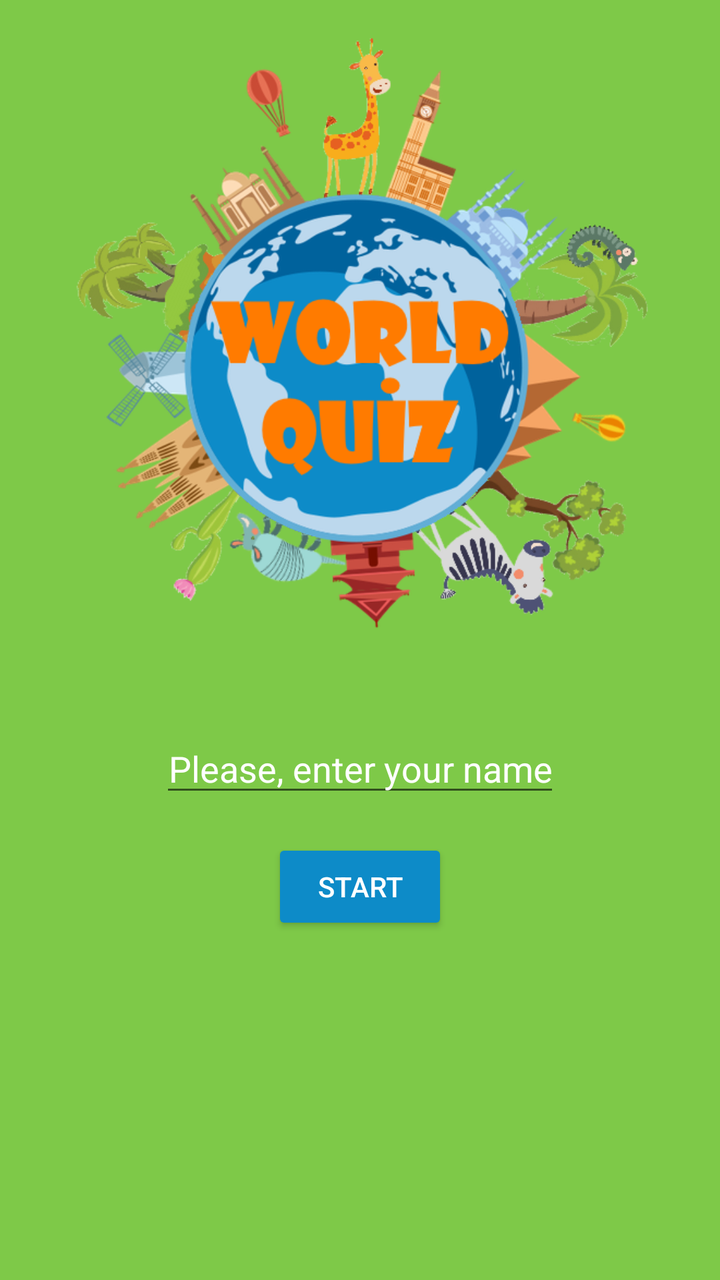
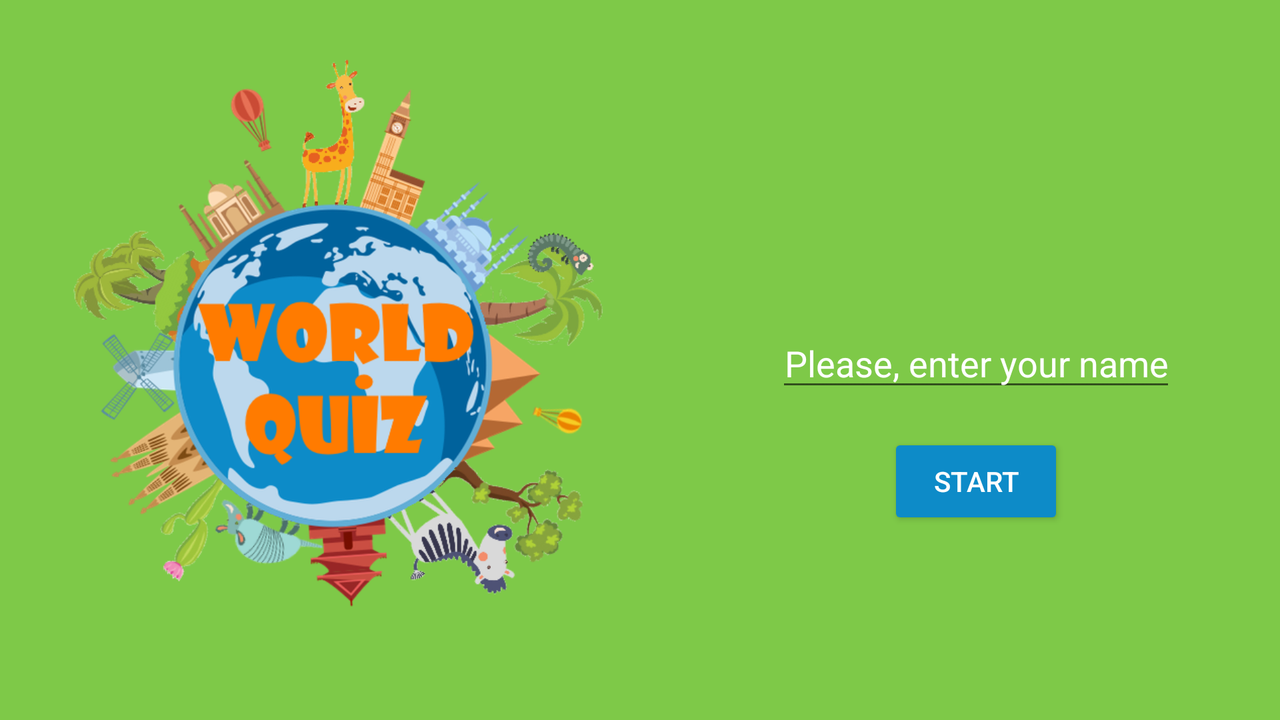

The same Android screen from two of the app's own layout files: first res/layout/ as a phone draws it, then the repository's variant for another configuration, drawn on a device whose configuration selects that folder. Both files follow.
<!-- AndroidManifest.xml: application theme AppTheme -->
<!-- res/layout/activity_main.xml -->
<?xml version="1.0" encoding="utf-8"?>
<RelativeLayout xmlns:android="http://schemas.android.com/apk/res/android"
    xmlns:tools="http://schemas.android.com/tools"
    android:layout_width="match_parent"
    android:layout_height="match_parent"
    android:background="@color/colorBackground"
    tools:context="com.example.android.funquiz.MainActivity">

    <ImageView
        android:id="@+id/photo"
        android:layout_width="match_parent"
        android:layout_height="@dimen/image_size_portrait"
        android:layout_alignParentTop="true"
        android:layout_margin="@dimen/large_margin"
        android:contentDescription="@string/app_name"
        android:scaleType="fitCenter"
        android:src="@drawable/worldquizlogo" />

    <EditText
        android:id="@+id/nameField"
        android:layout_width="wrap_content"
        android:layout_height="wrap_content"
        android:layout_below="@id/photo"
        android:layout_centerInParent="true"
        android:hint="@string/name_filed_hint"
        android:inputType="textCapWords"
        android:textAlignment="center"
        android:textColor="@color/colorText"
        android:textColorHint="@color/colorText"
        android:textSize="@dimen/main_text_size" />

    <Button
        android:id="@+id/beginButton"
        style="@style/Buttons"
        android:layout_below="@id/nameField"
        android:layout_centerHorizontal="true"
        android:onClick="start"
        android:text="@string/begin_Button" />

</RelativeLayout>
<!-- resources referenced by this layout -->
<resources>
  <color name="colorBackground">#7EC948</color>
  <color name="colorText">#FFFFFF</color>
  <dimen name="image_size_portrait">330dp</dimen>
  <dimen name="large_margin">16dp</dimen>
  <dimen name="main_text_size">18sp</dimen>
  <!-- drawable worldquizlogo: png bitmap (drawable, 215178 bytes) -->
  <string name="app_name" translatable="false">World Quiz</string>
  <string name="begin_Button" translatable="false">Start</string>
  <string name="name_filed_hint">Please, enter your name</string>
  <!-- from res/values-v21/ -->
  <style name="Buttons">
          <item name="android:layout_width">wrap_content</item>
          <item name="android:layout_height">wrap_content</item>
          <item name="android:layout_marginTop">@dimen/large_margin</item>
          <item name="android:layout_marginBottom">@dimen/large_margin</item>
          <item name="android:layout_marginLeft">@dimen/small_margin</item>
          <item name="android:layout_marginRight">@dimen/small_margin</item>
          <item name="android:backgroundTint">@color/colorButton</item>
          <item name="android:textSize">@dimen/button_text_size</item>
          <item name="android:textColor">@color/colorText</item>
      </style>
  <!-- from res/values-v21/ -->
  <style name="AppTheme" parent="Theme.AppCompat.Light.DarkActionBar">
          
          <item name="colorPrimary">@color/colorPrimary</item>
          <item name="colorPrimaryDark">@color/colorPrimaryDark</item>
          <item name="colorAccent">@color/colorAccent</item>
          <item name="android:navigationBarColor">@android:color/black</item>
      </style>
  <dimen name="small_margin">5dp</dimen>
  <color name="colorButton">#0D8BC8</color>
  <dimen name="button_text_size">14sp</dimen>
  <color name="colorPrimary">#69A53B</color>
  <color name="colorPrimaryDark">#456B26</color>
  <color name="colorAccent">#FFFFFF</color>
</resources>
<!-- res/layout-land/activity_main.xml (the repository's variant of the layout above) -->
<!-- drawn on the phone turned sideways -->
<?xml version="1.0" encoding="utf-8"?>
<LinearLayout xmlns:android="http://schemas.android.com/apk/res/android"
    xmlns:tools="http://schemas.android.com/tools"
    android:layout_width="match_parent"
    android:layout_height="match_parent"
    android:background="@color/colorBackground"
    android:orientation="horizontal"
    tools:context="com.example.android.funquiz.MainActivity">

    <ImageView
        android:id="@+id/photo"
        android:layout_width="0dp"
        android:layout_height="match_parent"
        android:layout_margin="16dp"
        android:layout_weight="1"
        android:src="@drawable/worldquizlogo" />

    <RelativeLayout
        android:layout_width="0dp"
        android:layout_height="match_parent"
        android:layout_weight="1">

        <EditText
            android:id="@+id/nameField"
            android:layout_width="wrap_content"
            android:layout_height="wrap_content"
            android:layout_centerInParent="true"
            android:hint="@string/name_filed_hint"
            android:inputType="textCapWords"
            android:textAlignment="center"
            android:textColor="@color/colorText"
            android:textColorHint="@color/colorText"
            android:textSize="@dimen/main_text_size" />

        <Button
            android:id="@+id/beginButton"
            style="@style/Buttons"
            android:layout_below="@id/nameField"
            android:layout_centerHorizontal="true"
            android:onClick="start"
            android:text="@string/begin_Button" />

    </RelativeLayout>


</LinearLayout>
<!-- resources referenced by the variant -->
<!-- as the phone turned sideways resolves them -->
<resources>
  <color name="colorBackground">#7EC948</color>
  <color name="colorText">#FFFFFF</color>
  <dimen name="main_text_size">18sp</dimen>
  <!-- drawable worldquizlogo: png bitmap (drawable, 215178 bytes) -->
  <string name="begin_Button" translatable="false">Start</string>
  <string name="name_filed_hint">Please, enter your name</string>
  <!-- from res/values-v21/ -->
  <style name="Buttons">
          <item name="android:layout_width">wrap_content</item>
          <item name="android:layout_height">wrap_content</item>
          <item name="android:layout_marginTop">@dimen/large_margin</item>
          <item name="android:layout_marginBottom">@dimen/large_margin</item>
          <item name="android:layout_marginLeft">@dimen/small_margin</item>
          <item name="android:layout_marginRight">@dimen/small_margin</item>
          <item name="android:backgroundTint">@color/colorButton</item>
          <item name="android:textSize">@dimen/button_text_size</item>
          <item name="android:textColor">@color/colorText</item>
      </style>
  <!-- from res/values-v21/ -->
  <style name="AppTheme" parent="Theme.AppCompat.Light.DarkActionBar">
          
          <item name="colorPrimary">@color/colorPrimary</item>
          <item name="colorPrimaryDark">@color/colorPrimaryDark</item>
          <item name="colorAccent">@color/colorAccent</item>
          <item name="android:navigationBarColor">@android:color/black</item>
      </style>
  <dimen name="large_margin">16dp</dimen>
  <dimen name="small_margin">5dp</dimen>
  <color name="colorButton">#0D8BC8</color>
  <dimen name="button_text_size">14sp</dimen>
  <color name="colorPrimary">#69A53B</color>
  <color name="colorPrimaryDark">#456B26</color>
  <color name="colorAccent">#FFFFFF</color>
</resources>
